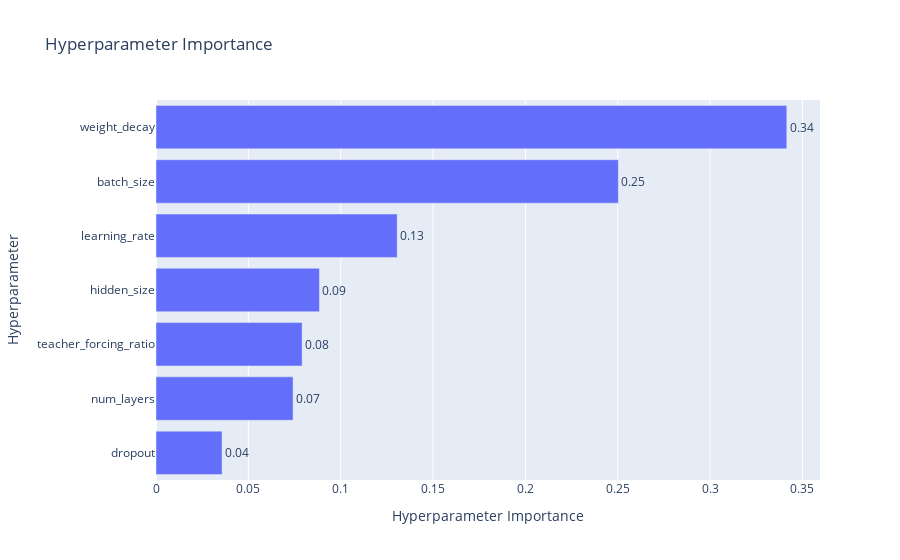

Source (notebook cell):
### Code cell
# 2. Parameter importance
try:
    fig = plot_param_importances(study)
    fig.update_layout(title="Hyperparameter Importance")
    fig.show()
except:
    print("Not enough trials to compute parameter importance")

### Figure 1 — Plotly figure (JSON) as saved in the notebook; plotly's stock layout.template omitted (floating-point values rounded to 4 significant figures)
{"data": [{"cliponaxis": false, "hovertemplate": ["dropout (FloatDistribution): 0.035763129253849515<extra></extra>", "num_layers (CategoricalDistribution): 0.0742152957001911<extra></extra>", "teacher_forcing_ratio (FloatDistribution): 0.07910412722757962<extra></extra>", "hidden_size (CategoricalDistribution): 0.08849865794906198<extra></extra>", "learning_rate (FloatDistribution): 0.13058172929301234<extra></extra>", "batch_size (CategoricalDistribution): 0.2503208087106055<extra></extra>", "weight_decay (FloatDistribution): 0.3415162518657001<extra></extra>"], "name": "Objective Value", "orientation": "h", "text": ["0.04", "0.07", "0.08", "0.09", "0.13", "0.25", "0.34"], "textposition": "outside", "type": "bar", "x": [0.03576, 0.07422, 0.0791, 0.0885, 0.1306, 0.2503, 0.3415], "y": ["dropout", "num_layers", "teacher_forcing_ratio", "hidden_size", "learning_rate", "batch_size", "weight_decay"]}], "layout": {"title": {"text": "Hyperparameter Importance"}, "xaxis": {"title": {"text": "Hyperparameter Importance"}}, "yaxis": {"title": {"text": "Hyperparameter"}}}}
